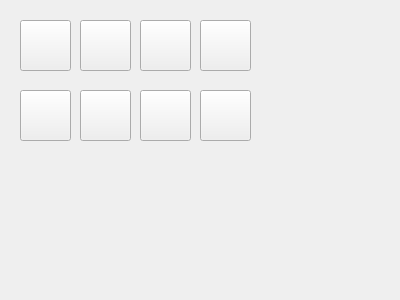
<?xml version="1.0" encoding="UTF-8"?>
<ui version="4.0">
 <class>Form</class>
 <widget class="QWidget" name="Form">
  <property name="geometry">
   <rect>
    <x>0</x>
    <y>0</y>
    <width>400</width>
    <height>300</height>
   </rect>
  </property>
  <property name="windowTitle">
   <string>Form</string>
  </property>
  <widget class="QPushButton" name="botonNuevo">
   <property name="geometry">
    <rect>
     <x>20</x>
     <y>20</y>
     <width>51</width>
     <height>51</height>
    </rect>
   </property>
   <property name="text">
    <string/>
   </property>
   <property name="icon">
    <iconset>
     <normaloff>icons/if_new-file_85332.png</normaloff>icons/if_new-file_85332.png</iconset>
   </property>
   <property name="iconSize">
    <size>
     <width>30</width>
     <height>30</height>
    </size>
   </property>
   <property name="checkable">
    <bool>false</bool>
   </property>
  </widget>
  <widget class="QPushButton" name="botonAbrir">
   <property name="geometry">
    <rect>
     <x>80</x>
     <y>20</y>
     <width>51</width>
     <height>51</height>
    </rect>
   </property>
   <property name="text">
    <string/>
   </property>
   <property name="icon">
    <iconset>
     <normaloff>icons/if_open-file_85334.png</normaloff>icons/if_open-file_85334.png</iconset>
   </property>
   <property name="iconSize">
    <size>
     <width>35</width>
     <height>36</height>
    </size>
   </property>
   <property name="checkable">
    <bool>false</bool>
   </property>
  </widget>
  <widget class="QPushButton" name="botonGuardar">
   <property name="geometry">
    <rect>
     <x>140</x>
     <y>20</y>
     <width>51</width>
     <height>51</height>
    </rect>
   </property>
   <property name="text">
    <string/>
   </property>
   <property name="icon">
    <iconset>
     <normaloff>icons/if_floppy_285657.svg</normaloff>icons/if_floppy_285657.svg</iconset>
   </property>
   <property name="iconSize">
    <size>
     <width>40</width>
     <height>40</height>
    </size>
   </property>
   <property name="checkable">
    <bool>false</bool>
   </property>
  </widget>
  <widget class="QToolButton" name="botonSegmentacion">
   <property name="geometry">
    <rect>
     <x>80</x>
     <y>90</y>
     <width>51</width>
     <height>51</height>
    </rect>
   </property>
   <property name="text">
    <string/>
   </property>
   <property name="icon">
    <iconset>
     <normaloff>icons/segmentation_icon.PNG</normaloff>icons/segmentation_icon.PNG</iconset>
   </property>
   <property name="iconSize">
    <size>
     <width>77</width>
     <height>35</height>
    </size>
   </property>
   <property name="checkable">
    <bool>true</bool>
   </property>
  </widget>
  <widget class="QPushButton" name="botonSegAut">
   <property name="geometry">
    <rect>
     <x>20</x>
     <y>90</y>
     <width>51</width>
     <height>51</height>
    </rect>
   </property>
   <property name="text">
    <string/>
   </property>
   <property name="icon">
    <iconset>
     <normaloff>icons/automated_segmentation.PNG</normaloff>icons/automated_segmentation.PNG</iconset>
   </property>
   <property name="iconSize">
    <size>
     <width>66</width>
     <height>74</height>
    </size>
   </property>
  </widget>
  <widget class="QPushButton" name="botonFusionar">
   <property name="geometry">
    <rect>
     <x>200</x>
     <y>20</y>
     <width>51</width>
     <height>51</height>
    </rect>
   </property>
   <property name="text">
    <string/>
   </property>
   <property name="icon">
    <iconset>
     <normaloff>icons/fusion_icon.svg</normaloff>icons/fusion_icon.svg</iconset>
   </property>
   <property name="iconSize">
    <size>
     <width>45</width>
     <height>45</height>
    </size>
   </property>
  </widget>
  <widget class="QPushButton" name="pushButton_2">
   <property name="geometry">
    <rect>
     <x>140</x>
     <y>90</y>
     <width>51</width>
     <height>51</height>
    </rect>
   </property>
   <property name="text">
    <string/>
   </property>
   <property name="icon">
    <iconset>
     <normaloff>icons/if_print_16_22615.png</normaloff>icons/if_print_16_22615.png</iconset>
   </property>
   <property name="iconSize">
    <size>
     <width>39</width>
     <height>39</height>
    </size>
   </property>
  </widget>
  <widget class="QPushButton" name="pushButton_3">
   <property name="geometry">
    <rect>
     <x>200</x>
     <y>90</y>
     <width>51</width>
     <height>51</height>
    </rect>
   </property>
   <property name="text">
    <string/>
   </property>
   <property name="icon">
    <iconset>
     <normaloff>icons/if_slice76_2831412.png</normaloff>icons/if_slice76_2831412.png</iconset>
   </property>
   <property name="iconSize">
    <size>
     <width>49</width>
     <height>49</height>
    </size>
   </property>
  </widget>
 </widget>
 <resources/>
 <connections/>
</ui>
